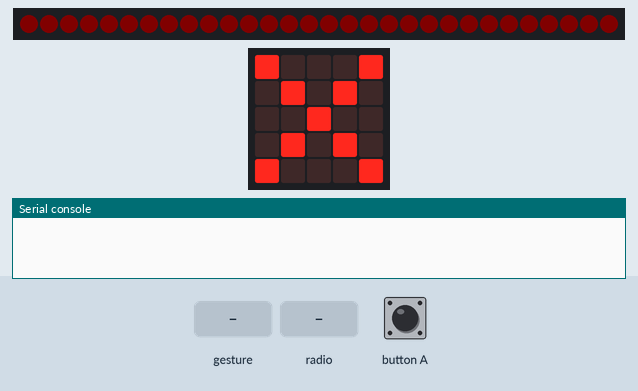
A program run on a simulated BBC micro:bit (MakeCode). On the bench: 30 RGB LEDs in strip order, left to right, the board's 5×5 LED display, the last lines printed to the serial console. Inputs (shaded band) come from the test bench. Dim RGB values are drawn brighter than linear; no radio messages arrive unless stated (any console line starting 'radio sent:' is added by the test bench); a tilt is held for 1.5 s and a shake lasts 1 s, then the board lies face up again.

Above: at 1.8 s.
1.9 s: button A pressed for 0.15 s
At 3.6 s:
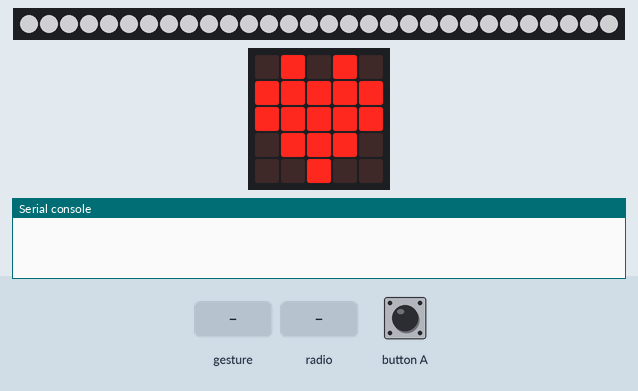
4.0 s: gesture 'shake'
At 4.8 s:
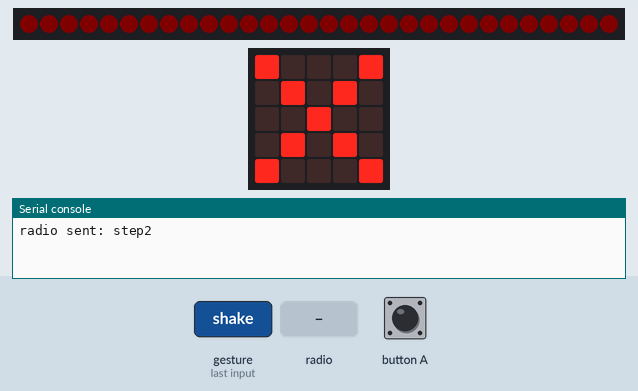
5.7 s: radio message "step1" arrives
At 6.0 s:
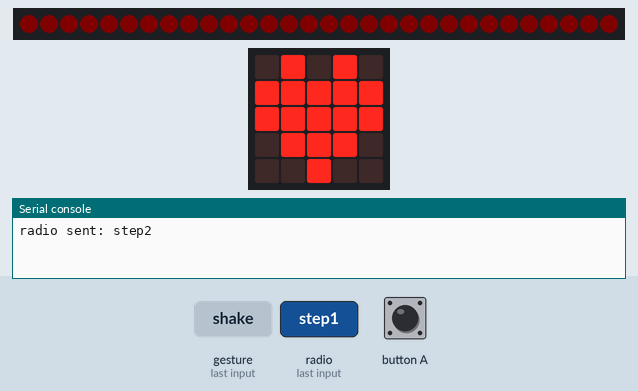
Timing chart, 0 to 8.7 s (numbered marks = the images above; inputs shaded):
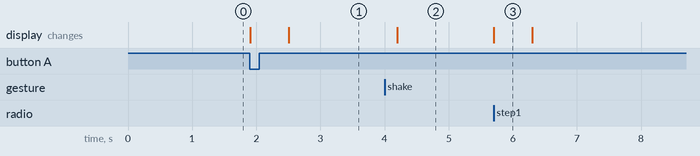

The program:

main.ts
```typescript
radio.onReceivedString(function (receivedString) {
    if (receivedString == "step1") {
        bascule = 1
    }
})
let bascule = 0
radio.setGroup(1)
let strip = neopixel.create(DigitalPin.P0, 30, NeoPixelMode.RGB)
strip.showColor(neopixel.hsl(0, 100, 2))
basic.showIcon(IconNames.No)
bascule = 0
basic.forever(function () {
    if (bascule == 1 || input.buttonIsPressed(Button.A)) {
        bascule = 1
        basic.showIcon(IconNames.Heart)
        strip.showColor(neopixel.hsl(255, 100, 100))
        while (bascule == 1) {
            if (input.isGesture(Gesture.Shake)) {
                radio.sendString("step2")
                strip.showColor(neopixel.hsl(0, 100, 2))
                bascule = 0
                basic.showIcon(IconNames.No)
            }
        }
    }
})
```

test.ts
```typescript
// les tests vont ici ; cela ne sera pas compilé si ce paquet est utilisé en tant qu'extension.
```

Measured:
- after the input at 1.9 s, the display: first changes at once (image 1 shows a later state)
- after the input at 4.0 s, the display: changes after 0.20 s (image 2)
- after the input at 5.7 s, the display: changes at once (image 3)
- what the display in image 3 shows lasts 0.6 s, from 5.7 s to 6.3 s
